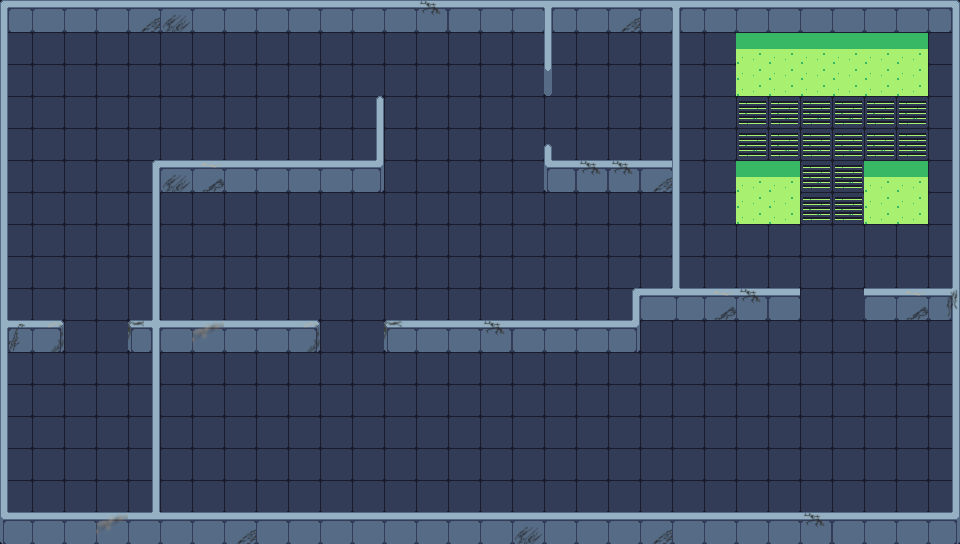

Tiled map render using the project's own tile images. Description and the map definition, with tile-layer contents summarised, below:
An orthogonal 60x34 tile map with 16x16 px tiles, 2 tile layers (1Floor, 2Block) and 21 objects.

<map version="1.8" tiledversion="1.8.2" orientation="orthogonal" renderorder="right-down" width="60" height="34" tilewidth="16" tileheight="16" infinite="0" nextlayerid="5" nextobjectid="23">
 <tileset firstgid="1" source="map1.tsx" />
 <layer id="1" name="1Floor" width="60" height="34">
  <data>[2040 cells, 2040 non-empty, 12 distinct tile ids]</data>
 </layer>
 <layer id="2" name="2Block" width="60" height="34">
  <data>[2040 cells, 532 non-empty, 98 distinct tile ids]</data>
 </layer>
 <objectgroup id="3" name="Col1">
  <object id="2" x="0" y="0" width="960" height="24.7576" />
  <object id="3" x="0" y="22.75" width="8.08333" height="521.25" />
  <object id="4" x="5.25" y="515" width="954.75" height="29" />
  <object id="5" x="952" y="16" width="8" height="506.5" />
  <object id="6" x="4.5" y="323.5" width="59.5" height="22.25" />
  <object id="7" x="128" y="323.583" width="192" height="22.0833" />
  <object id="8" x="152" y="160" width="8" height="352" />
  <object id="9" x="160" y="163.667" width="224" height="20.3333" />
  <object id="10" x="375.333" y="96" width="8.66667" height="70.5" />
  <object id="11" x="544" y="11.25" width="7.5" height="84.75" />
  <object id="12" x="544" y="144" width="7.81818" height="22.3636" />
  <object id="13" x="544" y="163.636" width="128" height="22.5455" />
  <object id="14" x="672" y="21.5" width="8" height="275.409" />
  <object id="15" x="384" y="323" width="256" height="21" />
  <object id="17" x="634.795" y="292.045" width="176.295" height="19.7273" />
  <object id="18" x="856.727" y="291.295" width="96.7727" height="19.9773" />
  <object id="19" x="736" y="160" width="64" height="57.3333" />
  <object id="20" x="864" y="160" width="64" height="56.6667" />
  <object id="21" x="736" y="32" width="192" height="55.75" />
  <object id="22" x="633" y="292.5" width="6.5" height="38.5" />
 </objectgroup>
 <objectgroup id="4" name="Col2">
  <object id="1" x="799.467" y="292.244" width="64.5" height="19.0682">
   <properties>
    <property name="CentX" type="float" value="832" />
    <property name="CentY" type="float" value="304" />
   </properties>
  </object>
 </objectgroup>
</map>
